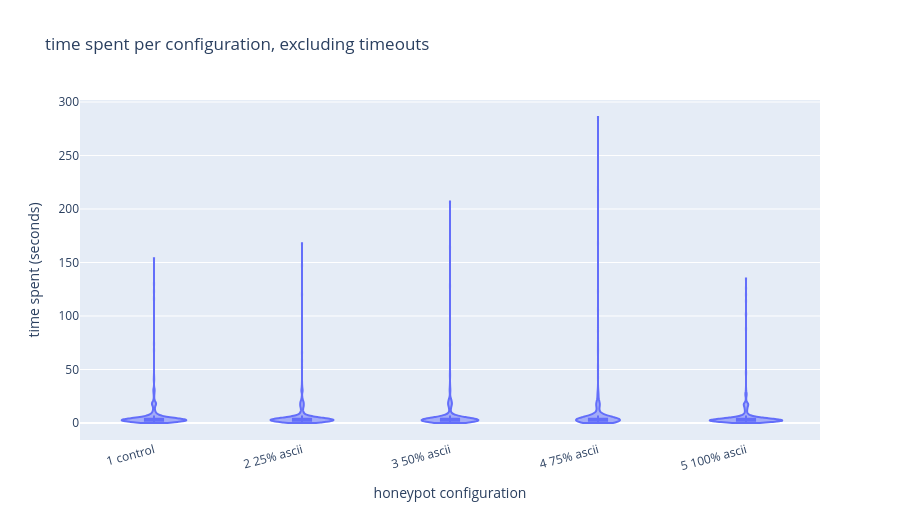

The cell this chart's notebook holds for it:
### Markdown cell above
## Time spent per configuration, excluding timeouts

Same plot after dropping sessions that reached the 5 minute limit. If the violins barely change, almost nobody was stopped by the time limit.

### Code cell
print(f"removed {int(df['hit_time_limit'].sum())} attacks that reached the time limit")
print(f"remaining attacks: {len(kept)}")
fig_time_no_timeout, plot_time_no_timeout = make_violin(
    kept,
    "session_seconds",
    "time spent per configuration, excluding timeouts",
    "time spent (seconds)",
)
fig_time_no_timeout.show()
print_summary(plot_time_no_timeout, "session_seconds", duration=True)

### Figure 1 — Plotly figure (JSON) as saved in the notebook; plotly's stock layout.template omitted (floating-point values rounded to 4 significant figures; data arrays with more than 128 entries replaced by an {"elided": "..."} marker saying what was removed)
{"data": [{"alignmentgroup": "True", "box": {"visible": true}, "hovertemplate": "honeypot configuration=%{x}<br>time spent (seconds)=%{y}<extra></extra>", "legendgroup": "", "marker": {"color": "#636efa"}, "name": "", "offsetgroup": "", "orientation": "v", "points": false, "scalegroup": "True", "showlegend": false, "spanmode": "hard", "type": "violin", "x": {"elided": "3710 str values"}, "x0": " ", "xaxis": "x", "y": {"elided": "3710 int values"}, "y0": " ", "yaxis": "y"}], "layout": {"height": 520, "legend": {"tracegroupgap": 0}, "title": {"text": "time spent per configuration, excluding timeouts"}, "violinmode": "group", "width": 900, "xaxis": {"anchor": "y", "categoryarray": ["1 control", "2 25% ascii", "3 50% ascii", "4 75% ascii", "5 100% ascii"], "categoryorder": "array", "domain": [0, 1], "tickangle": -15, "title": {"text": "honeypot configuration"}}, "yaxis": {"anchor": "x", "domain": [0, 1], "title": {"text": "time spent (seconds)"}}}}
